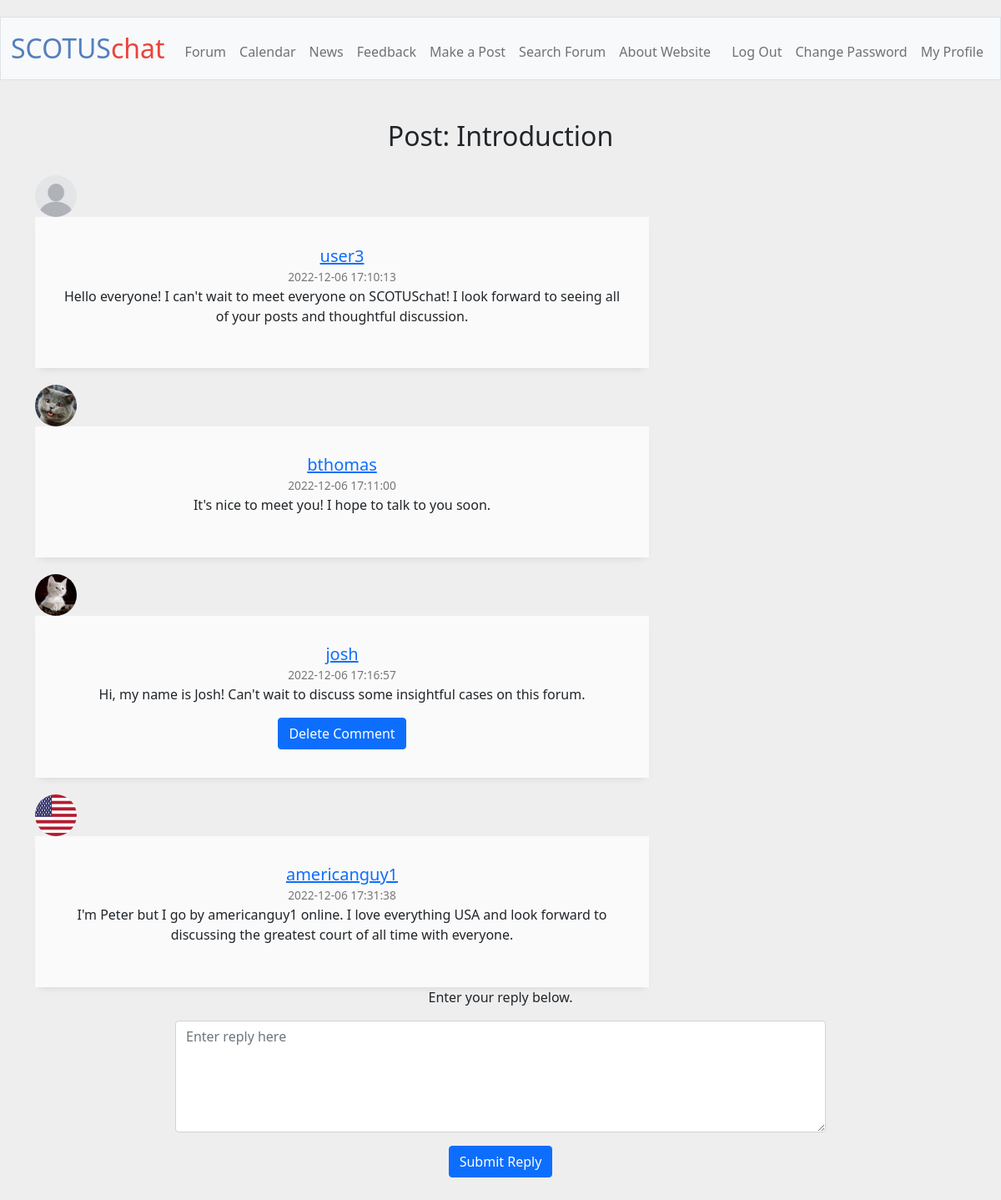
/view/1 (signed in), run on the app's committed database.
### tables this page shows
CREATE TABLE 'posts' ('user_id' INTEGER NOT NULL, 'title' TEXT NOT NULL, 'message' TEXT NOT NULL, 'timestamp' DATETIME NOT NULL, 'post_id' INTEGER PRIMARY KEY NOT NULL, 'image' TEXT, FOREIGN KEY (user_id) REFERENCES users(id));

CREATE TABLE 'users' ('username' TEXT NOT NULL,'hash' TEXT NOT NULL, 'moderator' BOOLEAN NOT NULL, 'bio' TEXT, 'id' INTEGER PRIMARY KEY NOT NULL , 'pfp' TEXT DEFAULT "static/images/default.jpeg");

CREATE TABLE 'comments' ('message' TEXT NOT NULL,'user_id' INTEGER NOT NULL, 'post_id' INTEGER NOT NULL, 'timestamp' DATETIME, 'comment_id' INTEGER PRIMARY KEY NOT NULL, FOREIGN KEY (user_id) REFERENCES users(id));

### app.py (the view)
@app.route("/view/<id>", methods=["GET", "POST"])
@login_required
def view(id):
    if request.method == "GET":
        post = db.execute("SELECT * FROM posts where post_id = ?", id)
        username = db.execute("SELECT username FROM users WHERE id = (SELECT user_id FROM posts WHERE post_id = ?)", id)[0]["username"]
        pfp = db.execute("SELECT pfp FROM users WHERE id = (SELECT user_id FROM posts WHERE post_id = ?)", id)[0]["pfp"]
        time = post[0]["timestamp"]
        title = post[0]["title"]
        message = post[0]["message"]
        user_id = post[0]["user_id"]
        image = post[0]["image"]
        if session["user_id"] == post[0]["user_id"] or db.execute("SELECT moderator FROM users WHERE id = ?", session["user_id"])[0]["moderator"] == True:
            del_check = True
        else:
            del_check = False
        comments = db.execute("SELECT * FROM comments WHERE post_id = ?", id)
        post_comments = []
        for comment in comments:
            display_comments = {}
            display_comments["message"] = comment["message"]
            display_comments["username"] = db.execute("SELECT username FROM users WHERE id = (SELECT user_id FROM comments WHERE comment_id = ?)", comment["comment_id"])[0]["username"]
            display_comments["timestamp"] = comment["timestamp"]
            display_comments["comment_id"] = comment["comment_id"]
            display_comments["user_id"] = comment["user_id"]
            display_comments["pfp"] = db.execute("SELECT pfp FROM users WHERE id = (SELECT user_id FROM comments WHERE comment_id = ?)", comment["comment_id"])[0]["pfp"]
            if comment["user_id"] == session["user_id"] or db.execute("SELECT moderator FROM users WHERE id = ?", session["user_id"])[0]["moderator"] == True:
                display_comments["del_c_check"] = True
            else:
                display_comments["del_c_check"] = False
            post_comments.append(display_comments)
        return render_template("view.html", post_comments=post_comments, username=username, time=time, title=title, message=message, id=id, del_check=del_check, user_id=user_id, image=image, pfp=pfp)
    else:
        comment = request.form.get("reply")
        if comment == "":
            return apology("Please enter a non-empty comment")
        db.execute("INSERT INTO comments (message, user_id, post_id, timestamp) VALUES(?,?,?,?)", comment, session["user_id"], id, datetime.datetime.now())
        return render_template("reply_success.html")

### app.py (called while the page is built)
@app.after_request
def after_request(response):
    response.headers["Cache-Control"] = "no-cache, no-store, must-revalidate"
    response.headers["Expires"] = 0
    response.headers["Pragma"] = "no-cache"
    return response

### helpers.py (called while the page is built)
def login_required(f):
    @wraps(f)
    def decorated_function(*args, **kwargs):
        if session.get("user_id") is None:
            return redirect("/login")
        return f(*args, **kwargs)
    return decorated_function

### templates/view.html (shortened to what this page needs)
{% extends "layout.html" %}
{% block main %}
<h2>Post: {{ title }}</h2>
<link href="https://maxcdn.bootstrapcdn.com/font-awesome/4.7.0/css/font-awesome.min.css" rel="stylesheet">
<div class="container">
<div class="row">
    <div class="col-md-8">
        <div class="media g-mb-30 media-comment">
            <img class="d-flex g-width-50 g-height-50 rounded-circle g-mt-3 g-mr-15" src="../{{ pfp }}" alt="{{ username }}'s profile picture" width="300" height="300">
            <div class="media-body u-shadow-v18 g-bg-secondary g-pa-30">
              <div class="g-mb-15">
                <h5 class="h5 g-color-gray-dark-v1 mb-0"><a href="/profile/{{ user_id }}">{{ username }}</a></h5>
                <span class="g-color-gray-dark-v4 g-font-size-12">{{ time }}</span>
              </div>
              <p>{{ message }}</p>
            </div>
        </div>
    </div>
{% for comment in post_comments %}
    <div class="container">
        <div class="row">
            <div class="col-md-8">
                <div class="media g-mb-30 media-comment">
                    <img class="d-flex g-width-50 g-height-50 rounded-circle g-mt-3 g-mr-15" src="../{{ comment.pfp }}" alt="{{ comment.username }}'s profile picture" width="300" height="300">
                    <div class="media-body u-shadow-v18 g-bg-secondary g-pa-30">
                      <div class="g-mb-15">
                        <h5 class="h5 g-color-gray-dark-v1 mb-0"><a href="/profile/{{ comment.user_id }}">{{ comment.username }}</a></h5>
                        <span class="g-color-gray-dark-v4 g-font-size-12">{{ comment.timestamp }}</span>
                      </div>
                      <p>{{ comment.message }}</p>
                      {% if comment.del_c_check == True %}
                      <form action="/delete/comment/{{ comment.comment_id }}" method="post">
                          <button class="btn btn-primary" type="submit">Delete Comment</button>
                      </form>
                      {% endif %}
                    </div>
                </div>
            </div>
{% endfor %}
<p>
    Enter your reply below.
</p>
    <form action="/view/{{ id }}" method="post">
        <div class="mb-3">
            <textarea autocomplete="off" rows="5" cols="80" autofocus class="form-control mx-auto w-auto" id="reply" name="reply" placeholder="Enter reply here" type="text" size="60"></textarea>
        </div>
        <button class="btn btn-primary" type="submit">Submit Reply</button>
    </form>
{% endblock %}

### templates/layout.html (shortened to what this page needs)
<!DOCTYPE html>
<html lang="en">
    <head>
        <link href="https://cdn.jsdelivr.net/npm/bootstrap@5.1.3/dist/css/bootstrap.min.css" rel="stylesheet">
        <link href="/static/styles.css" rel="stylesheet">
    </head>
    <body>
        <nav class="bg-light border navbar navbar-expand-md navbar-light">
            <div class="container-fluid">
                <a class="navbar-brand" href="/"><span class="blue">SCOTUS</span><span class="red">chat</span></a>
                <div class="collapse navbar-collapse" id="navbar">
                    {% if session["user_id"] %}
                        <ul class="navbar-nav me-auto mt-2">
                            <li class="nav-item"><a class="nav-link" href="/forum">Forum</a></li>
                            <li class="nav-item"><a class="nav-link" href="/calendar">Calendar</a></li>
                            <li class="nav-item"><a class="nav-link" href="/news">News</a></li>
                            <li class="nav-item"><a class="nav-link" href="/feedback">Feedback</a></li>
                            <li class="nav-item"><a class="nav-link" href="/post">Make a Post</a></li>
                            <li class="nav-item"><a class="nav-link" href="/search">Search Forum</a></li>
                            <li class="nav-item"><a class="nav-link" href="/about">About Website</a></li>
                        </ul>
                        <ul class="navbar-nav ms-auto mt-2">
                            <li class="nav-item"><a class="nav-link" href="/logout">Log Out</a></li>
                            <li class="nav-item"><a class="nav-link" href="/change">Change Password</a></li>
                            <li class="nav-item"><a class="nav-link" href="/me">My Profile</a></li>
                        </ul>
                    {% else %}
                        <ul class="navbar-nav ms-auto mt-2">
                            <li class="nav-item"><a class="nav-link" href="/register">Register</a></li>
                            <li class="nav-item"><a class="nav-link" href="/login">Log In</a></li>
                        </ul>
                    {% endif %}
                </div>
            </div>
        </nav>
        <main class="container-fluid py-5 text-center">
            {% block main %}{% endblock %}
        </main>
    </body>
</html>

### static/styles.css (style rules this page uses)
nav .navbar-brand { font-size: xx-large; }
nav .navbar-brand .blue { color: #537fbe; }
nav .navbar-brand .red { color: #ea433b; }
body { margin-top:20px; background:#eee; }
@media (min-width: 0) { .g-mr-15 { margin-right: 1.07143rem !important; } }
@media (min-width: 0) { .g-mt-3 { margin-top: 0.21429rem !important; } }
.g-height-50 { height: 50px; }
.g-width-50 { width: 50px !important; }
@media (min-width: 0) { .g-pa-30 { padding: 2.14286rem !important; } }
.g-bg-secondary { background-color: #fafafa !important; }
.u-shadow-v18 { box-shadow: 0 5px 10px -6px rgba(0, 0, 0, 0.15); }
.g-color-gray-dark-v4 { color: #777 !important; }
.g-font-size-12 { font-size: 0.85714rem !important; }
.media-comment { margin-top:20px }

### data on the page
posts: title "Introduction", timestamp "2022-12-06 17:10:13", message "Hello everyone! I can't wait to meet everyone on SCOTUSchat! I look forward to seeing all of your posts and thoughtful discussion."
users: pfp (placeholder picture), username "user3"
users: pfp (picture), username "bthomas"
comments: timestamp "2022-12-06 17:11:00", message "It's nice to meet you! I hope to talk to you soon."
users: pfp (picture), username "josh"
comments: timestamp "2022-12-06 17:16:57", message "Hi, my name is Josh! Can't wait to discuss some insightful cases on this forum."
users: pfp (picture), username "americanguy1"
comments: timestamp "2022-12-06 17:31:38", message "I'm Peter but I go by americanguy1 online. I love everything USA and look forward to discussing the greatest court of all time with everyone."
